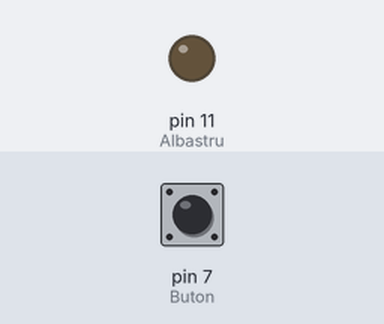
The sketch below on a simulated Arduino Uno, built with avr-gcc and run on an emulated ATmega328P. Shown: output pins drawn as LEDs (lit = HIGH). The inputs (shaded band) are chosen by the test bench; at power-on: pin 7 (Buton) LOW. What the sketch prints to the serial monitor is not drawn.

Above: at 1.8 s.
1.9 s: pin 7 (Buton) pulled HIGH for 0.6 s
At 2.4 s:
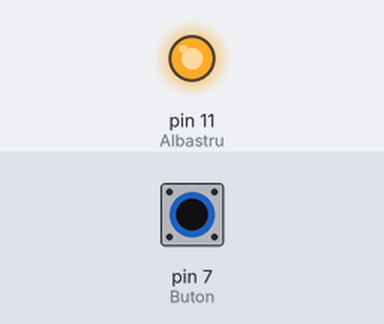
4.0 s: pin 7 (Buton) pulled HIGH for 3.2 s
At 8.2 s:
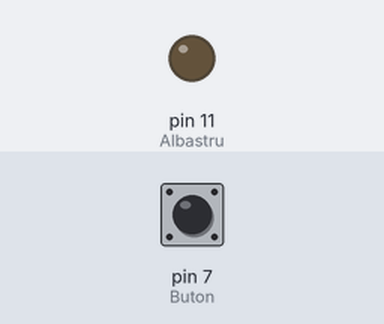
Timing chart, 0 to 9.7 s (numbered marks = the images above; inputs shaded):
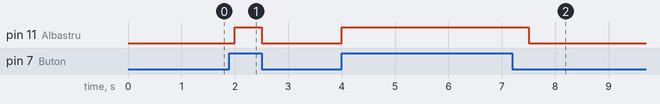

The sketch:

primulCod.ino
```cpp
int Albastru = 11;
int Buton = 7;


void setup() {
  // put your setup code here, to run once:
  pinMode(Albastru, OUTPUT);
  pinMode(Buton, INPUT);
  Serial.begin(9600);
}

void loop() {
  // put your main code here, to run repeatedly:
  int cumEButonul=Detecteaza(Buton);
  if (cumEButonul!=1){
    Stinge(Albastru);
  }
  else{
  Aprinde(Albastru);
  }
Pauza(500);
Serial.print(cumEButonul);
}


int Detecteaza(int pin){
   return  digitalRead(pin);
}


void Aprinde(int pin){
    digitalWrite(pin, HIGH);
}
void Stinge(int pin){
    digitalWrite(pin, LOW);
}
void Pauza (int milisecunde){
  delay(milisecunde);
}
```

Measured:
- after the input at 1.9 s, pin 11 (Albastru): LOW → HIGH after 0.10 s, → LOW 0.50 s later
- after the input at 4.0 s, pin 11 (Albastru): LOW → HIGH at once, → LOW 3.5 s later
